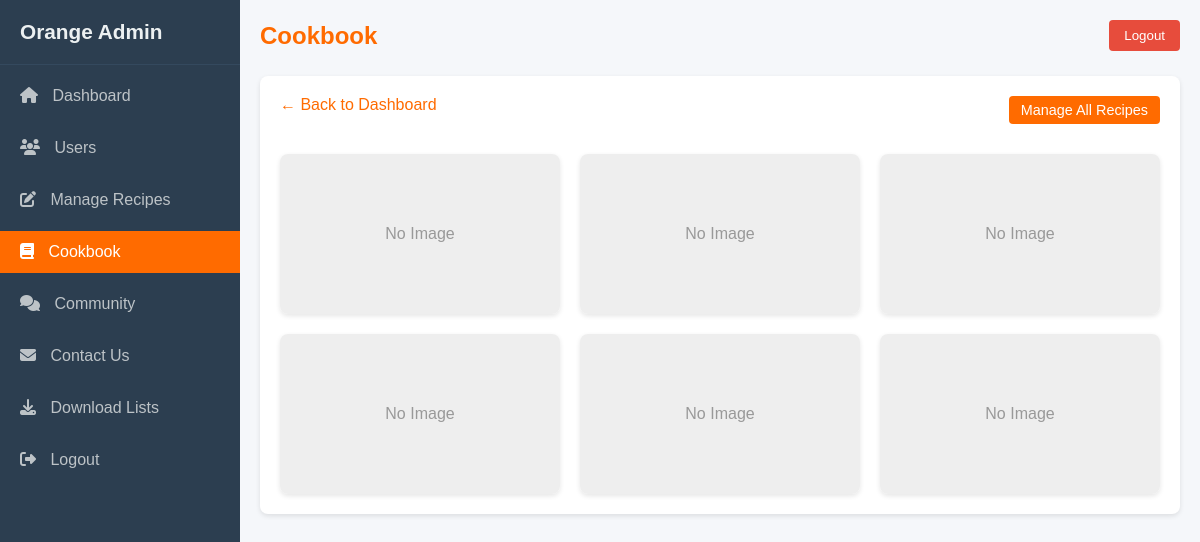
/admin/cookbook.php (signed in), run on an earlier commit of the app's database.
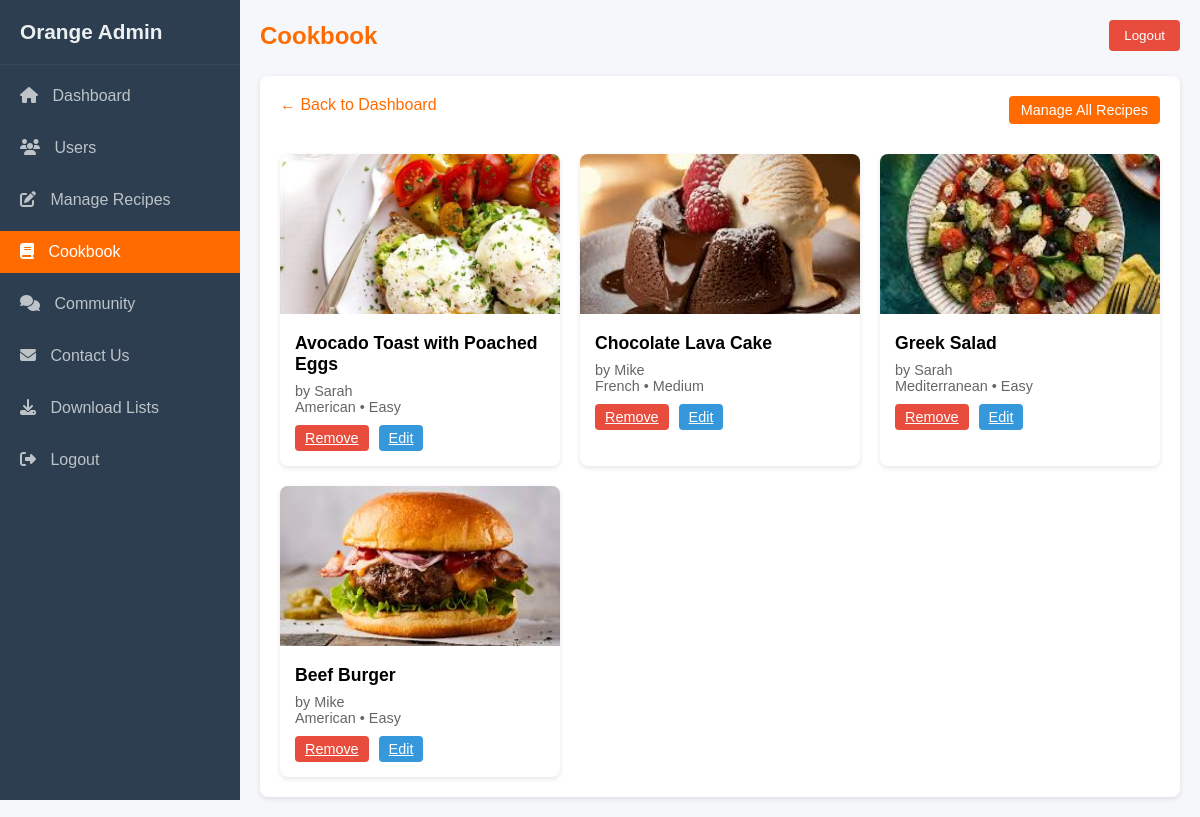
And on a later commit of the database.
### tables this page shows
CREATE TABLE `recipes` (
  `id` int(11) NOT NULL,
  `user_id` int(11) NOT NULL,
  `title` varchar(200) NOT NULL,
  `description` text DEFAULT NULL,
  `ingredients` text NOT NULL,
  `instructions` text NOT NULL,
  `cooking_time` int(11) DEFAULT NULL,
  `servings` int(11) DEFAULT NULL,
  `difficulty_level` enum('Easy','Medium','Hard') DEFAULT NULL,
  `cuisine_type` varchar(50) DEFAULT NULL,
  `dietary_preference` varchar(50) DEFAULT NULL,
  `featured_image` varchar(255) DEFAULT NULL,
  `views` int(11) DEFAULT 0,
  `is_featured` tinyint(1) DEFAULT 0,
  `created_at` timestamp NOT NULL DEFAULT current_timestamp(),
  `updated_at` timestamp NOT NULL DEFAULT current_timestamp() ON UPDATE current_timestamp()
);

CREATE TABLE `users` (
  `id` int(11) NOT NULL,
  `first_name` varchar(50) NOT NULL,
  `last_name` varchar(50) NOT NULL,
  `email` varchar(100) NOT NULL,
  `password` varchar(255) NOT NULL,
  `bio` text DEFAULT NULL,
  `failed_attempts` int(11) DEFAULT 0,
  `locked_until` datetime DEFAULT NULL,
  `is_admin` tinyint(1) DEFAULT 0,
  `created_at` timestamp NOT NULL DEFAULT current_timestamp(),
  `updated_at` timestamp NOT NULL DEFAULT current_timestamp() ON UPDATE current_timestamp()
);

### admin/cookbook.php (the view, shortened to what this page needs)
<?php
include 'auth.php';
$pageTitle = 'Cookbook';
$recipes = $db->query("
    SELECT r.*, u.first_name, u.last_name
    FROM recipes r
    JOIN users u ON r.user_id = u.id
    WHERE r.is_featured = 1
    ORDER BY r.created_at DESC
")->fetchAll();
?>
<!DOCTYPE html>
<html lang="en">
<head>
    <link rel="stylesheet" href="https://cdnjs.cloudflare.com/ajax/libs/font-awesome/6.5.0/css/all.min.css">
</head>
<body>
<div class="sidebar" id="sidebar">
    <div class="sidebar-header">Orange Admin</div>
    <ul class="nav-links">
        <li><a href="index.php"><i class="fas fa-home"></i> Dashboard</a></li>
        <li><a href="users.php"><i class="fas fa-users"></i> Users</a></li>
        <li><a href="manage-recipes.php"><i class="fas fa-edit"></i> Manage Recipes</a></li>
        <li><a href="cookbook.php"><i class="fas fa-book"></i> Cookbook</a></li>
        <li><a href="community.php"><i class="fas fa-comments"></i> Community</a></li>
        <li><a href="contact-messages.php"><i class="fas fa-envelope"></i> Contact Us</a></li>
        <li><a href="download.list.php"><i class="fas fa-download"></i> Download Lists</a></li>
        <li><a href="../logout.php"><i class="fas fa-sign-out-alt"></i> Logout</a></li>
    </ul>
</div>
<div class="main-content">
    <div class="header">
        <h1><?= htmlspecialchars($pageTitle) ?></h1>
        <form method="POST" action="../logout.php">
            <button type="submit" class="logout-btn">Logout</button>
        </form>
    </div>
    <div class="page-content">
        <a href="index.php" class="back-link">&larr; Back to Dashboard</a>
        <a href="manage-recipes.php" style="background: #FF6B00; color: white; padding: 6px 12px; text-decoration: none; border-radius: 4px; font-size: 0.9rem; float: right;">Manage All Recipes</a>
        <?php if (empty($recipes)): ?>
            <p>No featured recipes yet. Go to <a href="manage-recipes.php">Manage Recipes</a> to feature some!</p>
        <?php else: ?>
            <div class="recipe-grid">
                <?php foreach ($recipes as $r): ?>
                    <div class="recipe-card">
                        <?php if (!empty($r['featured_image'])): ?>
                            <img src="../<?= htmlspecialchars($r['featured_image']) ?>"
                                 alt="<?= htmlspecialchars($r['title']) ?>"
                                 class="recipe-img"
                                 onerror="this.parentElement.innerHTML='<div style=&quot;background:#eee;height:160px;display:flex;align-items:center;justify-content:center;color:#999;&quot;>No Image</div>';">
                        <?php else: ?>
                            <div style="background: #eee; height: 160px; display: flex; align-items: center; justify-content: center; color: #999;">
                                No Image
                            </div>
                        <?php endif; ?>
                        <div class="recipe-body">
                            <div class="recipe-title"><?= htmlspecialchars($r['title']) ?></div>
                            <div class="recipe-meta">
                                by <?= htmlspecialchars($r['first_name']) ?><br>
                                <?= htmlspecialchars($r['cuisine_type']) ?> • <?= htmlspecialchars($r['difficulty_level']) ?>
                            </div>
                            <div class="recipe-actions">
                                <a href="?toggle=<?= $r['id'] ?>" class="btn-small btn-remove" onclick="return confirm('Remove from cookbook?')">Remove</a>
                                <a href="edit-recipe.php?id=<?= $r['id'] ?>" class="btn-small btn-edit">Edit</a>
                            </div>
                        </div>
                    </div>
                <?php endforeach; ?>
            </div>
        <?php endif; ?>
    </div>
</div>
</body>
</html>

### admin/cookbook.php (style rules this page uses)
:root { --primary-orange: #FF6B00; --sidebar-bg: #2c3e50; --text-light: #ecf0f1; --main-bg: #f5f7fa; --card-bg: white; --shadow: 0 2px 5px rgba(0,0,0,0.1); }
* { margin: 0; padding: 0; box-sizing: border-box; }
body { font-family: Arial, sans-serif; background: var(--main-bg); min-height: 100vh; display: flex; }
.sidebar { width: 240px; background: var(--sidebar-bg); color: var(--text-light); padding: 20px 0; position: fixed; height: 100vh; top: 0; left: 0; z-index: 1000; overflow-y: auto; }
.sidebar-header { padding: 0 20px 20px; font-size: 1.3rem; font-weight: bold; border-bottom: 1px solid #34495e; }
.nav-links { list-style: none; padding: 0; }
.nav-links li { margin: 10px 0; }
.nav-links a { color: #bdc3c7; text-decoration: none; padding: 12px 20px; display: block; transition: all 0.3s; }
.nav-links a[href="cookbook.php"] { background: #FF6B00; color: white; }
.nav-links i { margin-right: 10px; }
.main-content { flex: 1; padding: 20px; margin-left: 240px; min-height: 100vh; position: relative; }
.header { display: flex; justify-content: space-between; align-items: center; margin-bottom: 25px; position: relative; }
.header h1 { color: #FF6B00; font-size: 1.5rem; }
.logout-btn { background: #e74c3c; color: white; border: none; padding: 8px 15px; border-radius: 4px; cursor: pointer; }
.page-content { background: var(--card-bg); padding: 20px; border-radius: 8px; box-shadow: var(--shadow); }
.back-link { color: #FF6B00; text-decoration: none; display: inline-block; margin-bottom: 20px; }
.recipe-grid { display: grid; grid-template-columns: repeat(auto-fill, minmax(260px, 1fr)); gap: 20px; }
.recipe-card { background: white; border-radius: 8px; overflow: hidden; box-shadow: 0 2px 5px rgba(0,0,0,0.1); }
.recipe-img { width: 100%; height: 160px; object-fit: cover; }
.recipe-body { padding: 15px; }
.recipe-title { font-size: 1.1rem; font-weight: bold; margin-bottom: 8px; }
.recipe-meta { color: #666; font-size: 0.9rem; margin-bottom: 10px; }
.recipe-actions { display: flex; gap: 10px; margin-top: 10px; }
.btn-small { padding: 5px 10px; border: none; border-radius: 4px; font-size: 0.9rem; cursor: pointer; }
.btn-remove { background: #e74c3c; color: white; }
.btn-edit { background: #3498db; color: white; }

What changed in the data, as far as the page shows it:
added recipes: featured_image (picture), title "Avocado Toast with Poached Eggs", user.first_name "Sarah", cuisine_type "American", difficulty_level "Easy"
added recipes: featured_image (picture), title "Chocolate Lava Cake", user.first_name "Mike", cuisine_type "French", difficulty_level "Medium"
added recipes: featured_image (picture), title "Greek Salad", user.first_name "Sarah", cuisine_type "Mediterranean", difficulty_level "Easy"
added recipes: featured_image (picture), title "Beef Burger", user.first_name "Mike", cuisine_type "American", difficulty_level "Easy"
